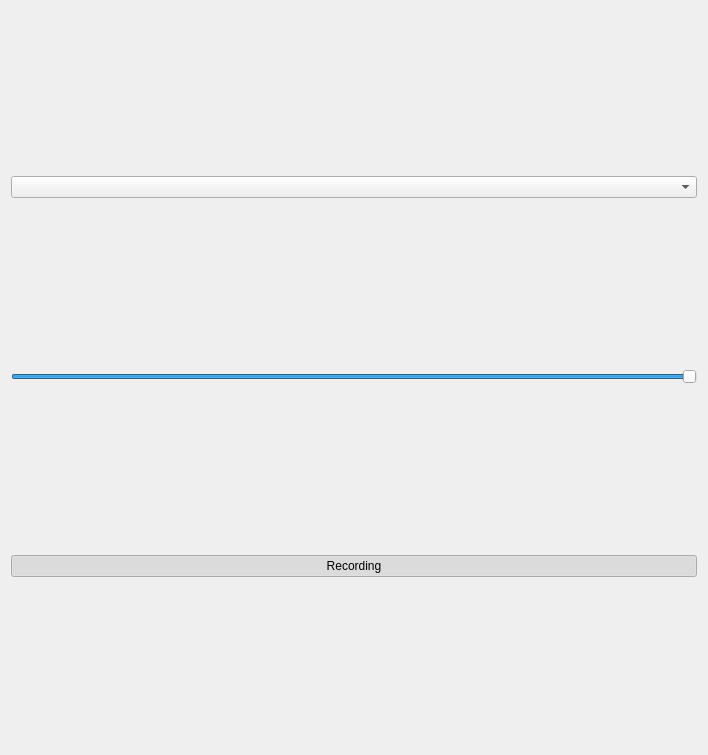
<?xml version="1.0" encoding="UTF-8"?>
<ui version="4.0">
 <class>ListenerAudioSettings</class>
 <widget class="QWidget" name="ListenerAudioSettings">
  <property name="geometry">
   <rect>
    <x>0</x>
    <y>0</y>
    <width>708</width>
    <height>755</height>
   </rect>
  </property>
  <property name="windowTitle">
   <string>Form</string>
  </property>
  <layout class="QVBoxLayout" name="verticalLayout">
   <item>
    <widget class="QComboBox" name="input_select">
     <property name="toolTip">
      <string>Choose the pulse-audio source</string>
     </property>
     <property name="frame">
      <bool>true</bool>
     </property>
    </widget>
   </item>
   <item>
    <widget class="QSlider" name="volume_control">
     <property name="toolTip">
      <string>Modify recording level</string>
     </property>
     <property name="value">
      <number>99</number>
     </property>
     <property name="sliderPosition">
      <number>99</number>
     </property>
     <property name="orientation">
      <enum>Qt::Horizontal</enum>
     </property>
    </widget>
   </item>
   <item>
    <widget class="QPushButton" name="enable_audio">
     <property name="text">
      <string>Recording</string>
     </property>
     <property name="icon">
      <iconset>
       <normaloff>static/microphone-inactive.svg</normaloff>
       <normalon>static/microphone-recording.svg</normalon>static/microphone-inactive.svg</iconset>
     </property>
     <property name="shortcut">
      <string>Alt+L</string>
     </property>
     <property name="checkable">
      <bool>true</bool>
     </property>
     <property name="checked">
      <bool>true</bool>
     </property>
    </widget>
   </item>
  </layout>
 </widget>
 <resources/>
 <connections/>
</ui>
